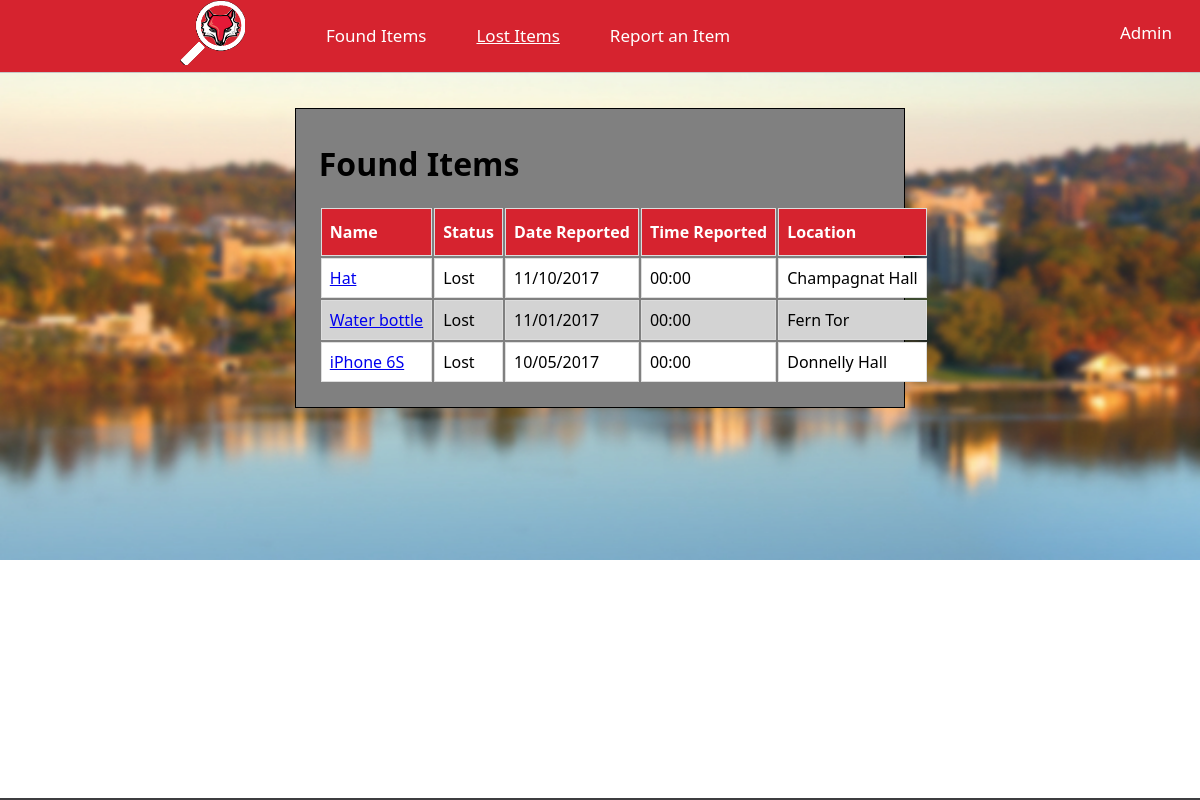
The page /localhost/limboPages/lostitems.php on the database its author committed.
### tables this page shows
CREATE TABLE IF NOT EXISTS stuff(
	id 			INT AUTO_INCREMENT 	PRIMARY KEY,
	location_id INT 		NOT NULL,
	name 		TEXT 		NOT NULL,
	description TEXT 		NOT NULL,
	create_date DATE 		NOT NULL,
	update_date DATE 		NOT NULL,
	room 		TEXT,
	owner 		TEXT,
	finder 		TEXT,
	status 		SET('found','lost', 'claimed') NOT NULL);

CREATE TABLE IF NOT EXISTS locations(
	id 			INT 	 AUTO_INCREMENT 	PRIMARY KEY,
	create_date DATETIME NOT NULL,
	update_date DATETIME NOT NULL,
	name 		TEXT 	 NOT NULL);

### localhost/scripts/limboFunctions.php (called while the page is built, shortened)
<?php
require('connect_db.php');
function check_results($results) {
  return true ;
}
function buildingToName($id){
  global $dbc;
  $query = "SELECT name FROM locations WHERE id = " .$id. "";
  $results = mysqli_query($dbc, $query);
  $row = mysqli_fetch_array($results, MYSQLI_ASSOC);
  return $row['name'];
}
?>

### localhost/scripts/showLinkRecords.php (the view, shortened to what this page needs)
<?php
function show_link_records($dbc, $table) {
	if($table == "found") {
		$query = "SELECT id, name, status, create_date, update_date, location_id FROM stuff WHERE status = 'found' ORDER BY create_date DESC";
	} else if($table == "lost") {
		$query = "SELECT id, name, status, create_date, update_date, location_id FROM stuff WHERE status = 'lost' ORDER BY create_date DESC";
	} else if($table == "admin") {
		$query = "SELECT id, name, status, create_date, update_date, location_id, room FROM stuff ORDER BY create_date DESC";
	}
	$results = mysqli_query($dbc, $query);
	if($results)
	{
  		while ($row = mysqli_fetch_array($results, MYSQLI_ASSOC)) {
  			if($table == "found" || $table == "lost") {
  				$alink = '<A HREF=viewitem.php?id=' . $row['id']  . '>' . $row['name'] . '</A>';
	    		echo '<TR>';
	    		echo '<TD>' . $alink . '</TD>';
	        	echo '<TD>' . ucwords($row['status']) . '</TD>';
	        	echo '<TD>' . date('m/d/Y', strtotime($row['create_date'])) . '</TD>';
	        	echo '<TD>' . date('H:i', strtotime($row['create_date'])) . '</TD>';
	        	echo '<TD>' . buildingToName($row['location_id']) . '</TD>';
	    		echo '</TR>';
  			} else if($table == "admin") {
 				$alink = '<A HREF=viewitem.php?id=' . $row['id']  . '>' . $row['id'] . '</A>';
	    		echo '<TR>';
				echo "<form action='admin.php' method='POST' name='form'".$row['id'].">";
	    		echo '<td><input type=\'hidden\' name=\'id\' value=' . $row['id'] . '>' . $alink . '</td>';
	    		echo '<TD>' . $row['name'];
	    		if($row['status'] == "lost") {
					echo "<TD><select name='status' value='" . $row['status'] . "' onchange='this.form.submit()'>";
					echo "<option value='lost' selected>Lost</option>";
					echo "<option value='found'>Found</option>";
					echo "<option value='claimed'>Claimed</option>";
	    		} else if($row['status'] == "found") {
					echo "<TD><select name='status' value='" . $row['status'] . "' onchange='this.form.submit()'>";
					echo "<option value='lost'>Lost</option>";
					echo "<option value='found' selected>Found</option>";
					echo "<option value='claimed'>Claimed</option>";
	    		} else if($row['status'] == "claimed") {
					echo "<TD><select name='status' value='" . $row['status'] . "' onchange='this.form.submit()'>";
					echo "<option value='lost'>Lost</option>";
					echo "<option value='found'>Found</option>";
					echo "<option value='claimed' selected>Claimed</option>";
	    		}
	    		echo '</select>';
	    		echo '</form>';
	    		echo '</TD>';
	        	echo '<TD>' . date('m/d/Y', strtotime($row['create_date'])) . '</TD>';
				echo '<TD>' . date('m/d/Y', strtotime($row['update_date'])) . '</TD>';
	        	echo '<TD>' . buildingToName($row['location_id']) . ' ' . $row['room'] . '</TD>';
	    		echo '</TR>';
  			}
  		}
	}
}
?>

### localhost/limboPages/limboStyle.css (style rules this page uses)
html { font-family: "Oxygen","Oxygen","Segoe UI","Helvetica Neue",sans-serif; font-weight: 400; color: #3e3e40; }
body { margin:20; background-image:url("background.jpg"); background-repeat:no-repeat; background-size:cover; }
.qltable th, td { border: 1px solid #ddd; padding: 8px; white-space:nowrap; }
.qltable tr:nth-child(even) { background-color: white; }
.qltable tr:nth-child(odd) { background-color: lightgray; }

### rows shown on the page
stuff: name "Hat", status "Lost", create_date "11/10/2017", create_date "00:00", location.name "Champagnat Hall"
stuff: name "Water bottle", status "Lost", create_date "11/01/2017", create_date "00:00", location.name "Fern Tor"
stuff: name "iPhone 6S", status "Lost", create_date "10/05/2017", create_date "00:00", location.name "Donnelly Hall"
